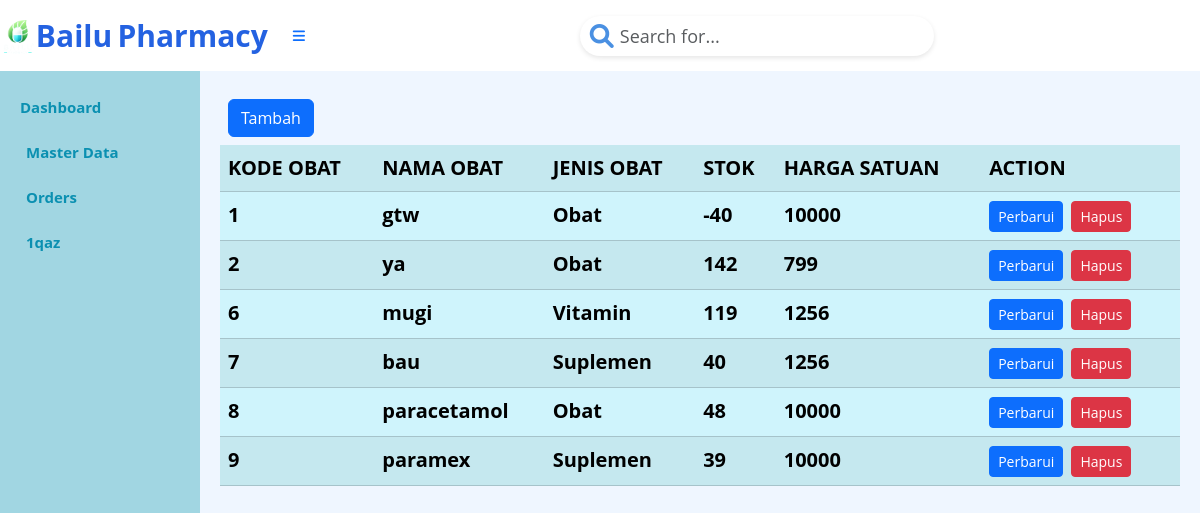
The page /index.php?page=obat (signed in) on the database its author committed.
### tables this page shows
CREATE TABLE `tb_obat` (
  `Id_Obat` int(3) NOT NULL AUTO_INCREMENT,
  `Nama_Obat` varchar(15) NOT NULL,
  `Stok_obat` int(5) NOT NULL,
  `Harga_satuan` int(8) NOT NULL,
  `Id_jenis` int(3) NOT NULL,
  PRIMARY KEY (`Id_Obat`),
  KEY `Id_jenis` (`Id_jenis`),
  CONSTRAINT `tb_obat_ibfk_1` FOREIGN KEY (`Id_jenis`) REFERENCES `tb_jenis_obat` (`Id_jenis`)
);

CREATE TABLE `tb_jenis_obat` (
  `Id_jenis` int(3) NOT NULL AUTO_INCREMENT,
  `nama_jenis` varchar(15) NOT NULL,
  `bentuk_obat` enum('Tablet','Sirup','kapsul','bubuk','makanan') NOT NULL,
  PRIMARY KEY (`Id_jenis`)
);

### obat.php (the view, shortened to what this page needs)
<div class="d-grid gap-2 p-2 d-md-flex justify-content-md">
    <a class="btn btn-primary me-md-2" href="index.php?page=obat.form&action=add" role="button">Tambah</a>
</div>
<?php
$mysqli = new mysqli("localhost", "root", "", "apotek");
$result = $mysqli->query("SELECT tb_obat.Id_Obat, tb_obat.Nama_Obat, tb_jenis_obat.Nama_jenis AS Jenis_obat, tb_obat.Stok_obat, tb_obat.Harga_satuan
    FROM tb_obat
    JOIN tb_jenis_obat ON tb_obat.Id_jenis = tb_jenis_obat.Id_jenis");
?>
<table class="table table-info table-striped">
    <tr>
        <th>KODE OBAT</th>
        <th>NAMA OBAT</th>
        <th>JENIS OBAT</th>
        <th>STOK</th>
        <th>HARGA SATUAN</th>
        <th>ACTION</th>
    </tr>
    <?php
    foreach ($result as $row) {
        echo "<tr>";
        echo "<td>";
        echo $row['Id_Obat'];
        echo "</td>";
        echo "<td>";
        echo $row['Nama_Obat'];
        echo "</td>";
        echo "<td>";
        echo $row['Jenis_obat'];
        echo "</td>";
        echo "<td>";
        echo $row['Stok_obat'];
        echo "</td>";
        echo "<td>";
        echo $row['Harga_satuan'];
        echo "</td>";
        echo "<td>";
        echo "<a class='btn btn-primary me-md-2 btn-sm' href='index.php?page=obat.form&Id_Obat=" . $row['Id_Obat'] . "&action=edit'>Perbarui</a>";
        echo "<form action='obat.action.php' method='POST' style ='display:inline;'>";
        echo "<button type='submit' class='btn btn-danger me-md-2 btn-sm' onclick='return confirm(\"Ingin menghapus data ini?\");'>Hapus</button>";
        echo "</form>";
        echo "</td>";
        echo "</tr>";
    }
    ?>
</table>

### index.php (style rules this page uses)
body { background-color: #EFF6FF; font-family: 'Open Sans', sans-serif; font-weight: bold; font-size: 20px; color: #0B90B1; }

### rows shown on the page
tb_obat: Id_Obat "1", Nama_Obat "gtw", Id_jenis.nama_jenis "Obat", Stok_obat "-40", Harga_satuan "10000"
tb_obat: Id_Obat "2", Nama_Obat "ya", Id_jenis.nama_jenis "Obat", Stok_obat "142", Harga_satuan "799"
tb_obat: Id_Obat "6", Nama_Obat "mugi", Id_jenis.nama_jenis "Vitamin", Stok_obat "119", Harga_satuan "1256"
tb_obat: Id_Obat "7", Nama_Obat "bau", Id_jenis.nama_jenis "Suplemen", Stok_obat "40", Harga_satuan "1256"
tb_obat: Id_Obat "8", Nama_Obat "paracetamol", Id_jenis.nama_jenis "Obat", Stok_obat "48", Harga_satuan "10000"
tb_obat: Id_Obat "9", Nama_Obat "paramex", Id_jenis.nama_jenis "Suplemen", Stok_obat "39", Harga_satuan "10000"

### other values the page prints
$_SESSION['username'] "1qaz"
